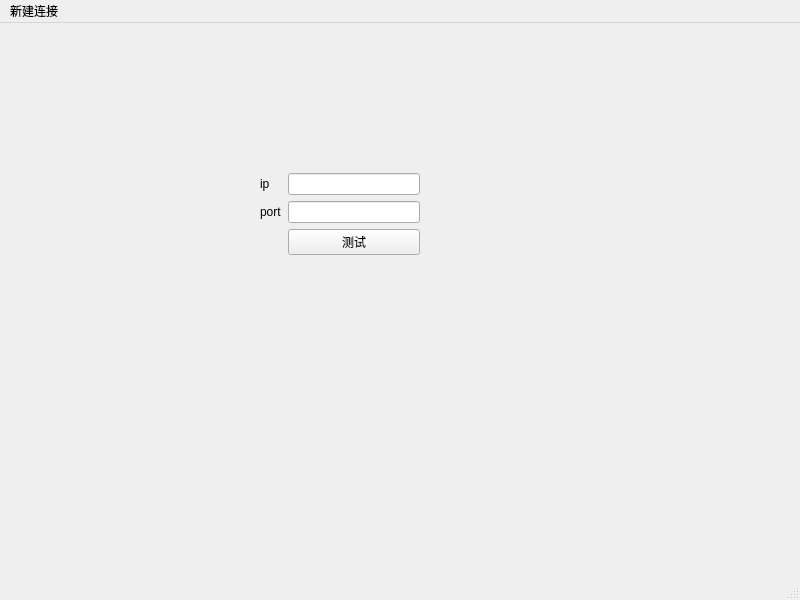
<?xml version="1.0" encoding="UTF-8"?>
<ui version="4.0">
 <class>MainWindow</class>
 <widget class="QMainWindow" name="MainWindow">
  <property name="geometry">
   <rect>
    <x>0</x>
    <y>0</y>
    <width>800</width>
    <height>600</height>
   </rect>
  </property>
  <property name="windowTitle">
   <string>MainWindow</string>
  </property>
  <widget class="QWidget" name="centralwidget">
   <widget class="QWidget" name="formLayoutWidget">
    <property name="geometry">
     <rect>
      <x>260</x>
      <y>150</y>
      <width>160</width>
      <height>88</height>
     </rect>
    </property>
    <layout class="QFormLayout" name="formLayout">
     <item row="0" column="0">
      <widget class="QLabel" name="ipLabel">
       <property name="text">
        <string>ip</string>
       </property>
      </widget>
     </item>
     <item row="0" column="1">
      <widget class="QLineEdit" name="ipLineEdit"/>
     </item>
     <item row="1" column="0">
      <widget class="QLabel" name="portLabel">
       <property name="text">
        <string>port</string>
       </property>
      </widget>
     </item>
     <item row="1" column="1">
      <widget class="QLineEdit" name="portLineEdit"/>
     </item>
     <item row="2" column="1">
      <widget class="QPushButton" name="pushButton">
       <property name="text">
        <string>测试</string>
       </property>
      </widget>
     </item>
    </layout>
   </widget>
  </widget>
  <widget class="QMenuBar" name="menubar">
   <property name="geometry">
    <rect>
     <x>0</x>
     <y>0</y>
     <width>800</width>
     <height>22</height>
    </rect>
   </property>
   <widget class="QMenu" name="menu">
    <property name="title">
     <string>新建连接</string>
    </property>
   </widget>
   <addaction name="menu"/>
  </widget>
  <widget class="QStatusBar" name="statusbar"/>
 </widget>
 <resources/>
 <connections/>
</ui>
